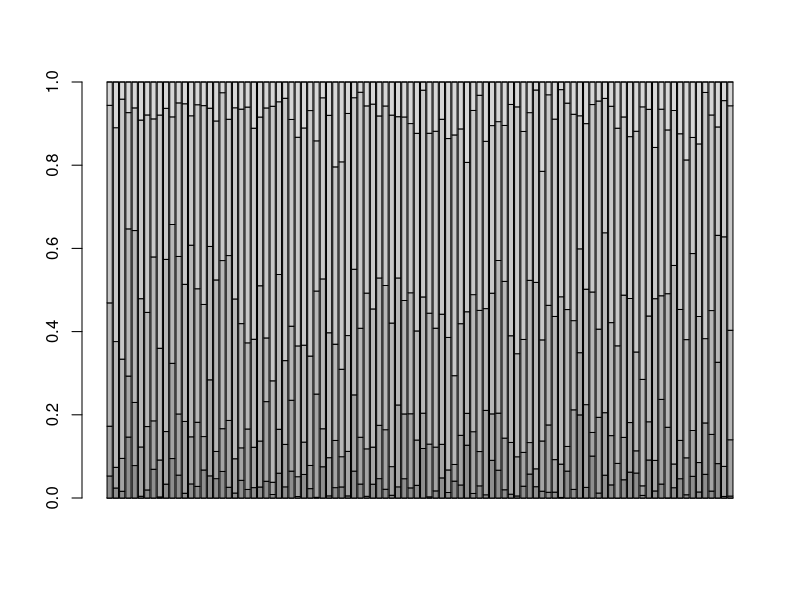
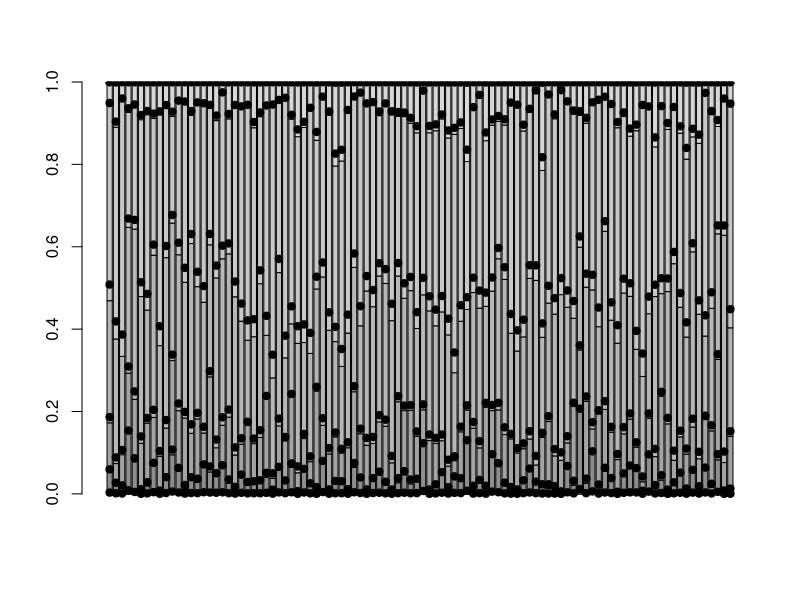

Write R code to recreate these figures, in order. (Note: this script raises an error after producing the figures.)
#=================================================================================
#  MSE Simulation Routine 
#=================================================================================
library(lmtest)
library(datasets)
library(MCMCpack)

#-----------------------------------------------------------------------
#  Initialize 
#-----------------------------------------------------------------------
#-----------------------------------------------------------------------  
# Define Freshwater 
# Enter Age 
    lnalpha <- 1.57631941937882
    beta <- 0.0000525881430189723
    sigma <- 0.331541836872867
    f0 <- c(0,0,0,0,0,0)
    f1 <- c(0,0.032606373,0.119694807,0.310275861,0.450716033,0.086706925)
    f2 <- c(0,0,0,0,0,0)
    Rm <- 8000

  efw0 <- c(0,0.5)
  efw1 <- c(0.01,0.01)
  efw2 <- c(0.5,0)
  esw1 <- c(0.05,0.08)
  esw2 <- c(0.05,0.05)
  esw3 <- c(0.04,0.03)
  esw4 <- c(0.08,0.02)
  esw5 <- c(0.16,0)
  efw <- rbind(efw0,efw1,efw2)
  esw <- rbind(esw1,esw2,esw3,esw4,esw5)  
# Set returen age  
p.i <- c(f0,f1,f2) 
  
# Set Drishelet   
  D <- 40
  phi <- 0.6
# first age 
  fage <- 1  
# number of age groups  
  nages <- 8
# last age 
  lage <- 8
  years <- 60
  burnin <-20
  train <- 20
# Total Simulation Years 
  nyrs <- burnin+train+years
  ar1 <- function(n,cv,alpha){
    ar1 <- numeric(n)
    ar1[1] <- 0
    for(i in 2:n){
      ar1[i] <- alpha*ar1[i-1]+runif(1,-cv,cv)
    }
    ar1
  } 
  e.Rec <- ar1(nyrs,0.3,0.6)
  e.p <- rdirichlet(nyrs,alpha=p.i*D)

# output data  
  spred <- 0
  sobsH <- 0
  sobsE <- 0
  simpH <- 0
  
  e.pred <- exp(rnorm(nyrs,0,spred/100))
  e.obsH <- exp(rnorm(nyrs,0,sobsH/100))
  e.obsS <- exp(rnorm(nyrs,0,sobsE/100))
  e.imp <- exp(rnorm(nyrs,0,simpH/100))


#-----------------------------------------------------------------------
#  Import Error Data 
#-----------------------------------------------------------------------  
 

# Initial Run size   
  R0 <- Rm
# first age
  fage <- 1
# last age 
  lage <- 8
  years <-   years 
  burnin <- burnin
  train <- train
# Total Simulation Years 
  nyrs <- burnin+train+years
  EGY <- 6
#-----------------------------------------------------------------------
#  Import SR and management parameters    
#-----------------------------------------------------------------------  
  alpha <- exp(lnalpha)
  beta <- beta
  Umsy <- (0.5-0.07*lnalpha)*lnalpha
#-----------------------------------------------------------------------
#  Create Empty vector  
#-----------------------------------------------------------------------  
# Recruit
  R <- numeric(nyrs)
  R.obs.ea <- numeric(nyrs)
  R.obs.na <- numeric(nyrs)  
# Annual Run
  N <- numeric(nyrs)
# Annual Escapement
  S <- numeric(nyrs)
  S.obs <- numeric(nyrs)
# Annual Harvest 
  H <- numeric(nyrs)
  H.obs <- numeric(nyrs)
# Annuual Run by age 
  N.ta <- matrix(0,ncol=length(p.i), nrow=nyrs+lage+2)
  N.ta.obs.ea <- matrix(0,ncol=length(p.i), nrow=nyrs+lage+2)
  N.ta.obs.na <- matrix(0,ncol=length(p.i), nrow=nyrs+lage+2)
  # Annual Escapement goals  
  Egoals <- matrix(0,ncol=2, nrow = nyrs+1)
# Annual SR parameters   
  SR.sim <- matrix(0,ncol=4, nrow = nyrs)
#---------------------------------------------------------------------------
#   Start simulation 
#---------------------------------------------------------------------------
for (y in 1:nyrs){
# First generaion is constant   
 if(y<=lage) {
   N.ta[y,] <- R0*exp(e.Rec[y])*e.p[y,]
  }  
# Anunual Run is sum of all ages
N[y] <- sum(N.ta[y,])
# Predicted Run
N.pred <- N[y]*e.pred[y]
# Determine target harvest criteria	
EG.l <- mean(Egoals[y,])
if(y<=(burnin+train)){
# Before management: Harvest is at Umsy 
    H.target <- N.pred*Umsy
  } else {
# Management based on Escapement goal 
    H.target <- ifelse(N.pred < EG.l,0,min(0.9,(N.pred-EG.l)*0.5))
  }
# Actual Harvest
  H[y] <- min(H.target*e.imp[y],0.99*N[y])
# Actual Escapement 
  S[y] <- N[y] - H[y]
# Calculate Future Recruits based on SR 
  R[y] <- alpha*S[y]*exp(-beta*S[y]+e.Rec[y])
# Fill Future Return by age
  for (fw in 1:3) {
    for(sw in 1:6) {
		N.ta[y+fw+sw-1,6*(fw-1)+sw] <- R[y]*e.p[y,6*(fw-1)+sw]
		}
	}

# Apply Freshwater Age readiing error 
  foo.a <- cbind(N.ta[y,1:6],N.ta[y,7:12],N.ta[y,13:18]) 
  foo.fa <- matrix(0,nrow=6,ncol=3)
  foo.fa[,1] <-  foo.a[,1]*(1-sum(efw[1,]))+foo.a[,2]*efw[2,1]
  foo.fa[,2] <-  foo.a[,2]*(1-sum(efw[2,]))+foo.a[,1]*efw[1,2]+foo.a[,3]*efw[3,1]
  foo.fa[,3] <-  foo.a[,3]*(1-sum(efw[3,]))+foo.a[,2]*efw[2,2]
# Apply Saltwater Age readiing error   
  foo.sa <- matrix(0,nrow=6,ncol=3)
  foo.sa[1,]  <- foo.fa[1,]+foo.fa[2,]*esw[1,1]
  foo.sa[2,]  <- foo.fa[2,]*(1-sum(esw[1,]))+foo.fa[3,]*esw[2,1]+foo.fa[2,]*esw[1,2]
  foo.sa[3,]  <- foo.fa[3,]*(1-sum(esw[2,]))+foo.fa[4,]*esw[3,1]+foo.fa[3,]*esw[2,2]  
  foo.sa[4,]  <- foo.fa[4,]*(1-sum(esw[3,]))+foo.fa[5,]*esw[4,1]+foo.fa[4,]*esw[3,2]   
  foo.sa[5,]  <- foo.fa[5,]*(1-sum(esw[4,]))+foo.fa[6,]*esw[5,1]+foo.fa[5,]*esw[4,2]  
  foo.sa[6,]  <- foo.fa[6,]*(1-sum(esw[5,]))+foo.fa[5,]*esw[5,2]  
  
  N.ta.obs.ea[y,] <- c(foo.sa[,1],foo.sa[,2],foo.sa[,3])
 
# Observed Escapement 
  S.obs[y] <- S[y]*e.obsS[y]
#Observed Harvest
  H.obs[y] <- H[y]*e.obsH[y]
#Observed Run by age (Assume age comp est is accurate)
  N.ta.obs.ea[y,] <- N.ta.obs.ea[y,]*sum(S.obs[y],H.obs[y])/N[y]
  N.ta.obs.na[y,] <- N.ta[y,]*sum(S.obs[y],H.obs[y])/N[y]
  
# Create Recruitment data based on observed harvest and escapement
  R.foo.ea <- sum(
  N.ta.obs.ea[y-lage+1,1],
  N.ta.obs.ea[y-lage+2,c(2,7)],
  N.ta.obs.ea[y-lage+3,c(3,8,13)],
  N.ta.obs.ea[y-lage+4,c(4,9,14)],
  N.ta.obs.ea[y-lage+5,c(5,10,15)],
  N.ta.obs.ea[y-lage+6,c(6,11,16)],
  N.ta.obs.ea[y-lage+7,c(12,17)],
  N.ta.obs.ea[y-lage+8,18])
  R.foo.na <- sum(
  N.ta.obs.na[y-lage+1,1],
  N.ta.obs.na[y-lage+2,c(2,7)],
  N.ta.obs.na[y-lage+3,c(3,8,13)],
  N.ta.obs.na[y-lage+4,c(4,9,14)],
  N.ta.obs.na[y-lage+5,c(5,10,15)],
  N.ta.obs.na[y-lage+6,c(6,11,16)],
  N.ta.obs.na[y-lage+7,c(12,17)],
  N.ta.obs.na[y-lage+8,18])  
if(y>lage) R.obs.ea[y-lage] <- R.foo.ea
if(y>lage) R.obs.na[y-lage] <- R.foo.na
    
#-------------------------------------------------------------------------------
#   Active harvest management:  Set Escapment Goal 
#-------------------------------------------------------------------------------
  if(y>=(burnin+train)) {
# Start esimating SR model parameters
# Assume data have been collected since train    
    R.est <- R.obs.ea[(burnin+1):(y-lage)]
    S.est <- S.obs[(burnin+1):(y-lage)]	
# Calcultate SR parameters   
    lnRPS <- log(R.est/S.est)
    srfit <- lm(lnRPS~S.est)
    lnalpha.est <- coef(srfit)[1]
    beta.est <- -coef(srfit)[2]
    Smsy.est <- lnalpha.est*(0.5-0.07*lnalpha.est)/beta.est
    Smax.est <- 1/beta.est	
    SR.sim[y,] <- c(lnalpha.est,beta.est,Smsy.est,Smax.est)
    EG.m <- Smsy.est
    EG.l <- round(0.8*EG.m,-floor(log10(EG.m))+1)
    EG.u <- round(1.6*EG.m,-floor(log10(EG.m))+1)
# Board of fish: change escapement goal every bord cycle
    if((y-burnin-train)%%EGY==0){Egoals[y+1,] <- c(EG.l,EG.u)}
    else {Egoals[y+1,] <- Egoals[y,]}	
    }# End of EG management 
 } # End simulation 
 simdata <- data.frame(S,R,R.obs.na,R.obs.ea)
 simdata <- simdata[10:92,]
p.N.age.na <- cbind(N.ta.obs.na[1:nyrs,1],rowSums(N.ta.obs.na[1:nyrs,c(2,7)]),rowSums(N.ta.obs.na[1:nyrs,c(3,8,13)]),
   rowSums(N.ta.obs.na[1:nyrs,c(4,9,14)]), rowSums(N.ta.obs.na[1:nyrs,c(5,10,15)]),rowSums(N.ta.obs.na[1:nyrs,c(6,11,16)]),
   rowSums(N.ta.obs.na[1:nyrs,c(12,17)]),N.ta.obs.na[1:nyrs,18])/N
p.N.age.ea <- cbind(N.ta.obs.ea[1:nyrs,1],rowSums(N.ta.obs.ea[1:nyrs,c(2,7)]),rowSums(N.ta.obs.ea[1:nyrs,c(3,8,13)]),
   rowSums(N.ta.obs.ea[1:nyrs,c(4,9,14)]), rowSums(N.ta.obs.ea[1:nyrs,c(5,10,15)]),rowSums(N.ta.obs.ea[1:nyrs,c(6,11,16)]),
   rowSums(N.ta.obs.ea[1:nyrs,c(12,17)]),N.ta.obs.ea[1:nyrs,18])/N
p.N.age.na <- data.frame(p.N.age.na)
names(p.N.age.na) <- c('Age.1','Age.2','Age.3','Age.4','Age.5','Age.6','Age.7','Age.8')
p.N.age.ea <- data.frame(p.N.age.ea)
names(p.N.age.ea) <- c('Age.1','Age.2','Age.3','Age.4','Age.5','Age.6','Age.7','Age.8')

barplot(t(p.N.age.na),ylim=c(0,1))

df.bar <- barplot(t(p.N.age.na))
#points(df.bar,p.N.age.ea$Age.1pch=19)
points(df.bar,rowSums(p.N.age.ea[,1:2]),pch=19)
points(df.bar,rowSums(p.N.age.ea[,1:3]),pch=19)
points(df.bar,rowSums(p.N.age.ea[,1:4]),pch=19)
points(df.bar,rowSums(p.N.age.ea[,1:5]),pch=19)
points(df.bar,rowSums(p.N.age.ea[,1:6]),pch=19)
points(df.bar,rowSums(p.N.age.ea[,1:7]),pch=19)
points(df.bar,rowSums(p.N.age.ea[,1:8]),pch=19)

############################################################################
for(i in 1:length(yr)){
dat1 <- age.comp[which(age.comp$Year==yr[i]),]
barplot(as.matrix(dat1[3:6]),main=yr[i],ylim=c(0,1),col=rainbow(4),names.arg=c('TF','FW','AS','LS'))
# use rainbow(4) for color 
}

 
plot(c(1:nyrs),p.N.age.ea$Age.6,pch=19,ylim=c(0,1))
lines(c(1:nyrs),p.N.age.na$Age.6)
lines(c(1:nyrs),p.N.age.na$Age.5)
points(c(1:nyrs),p.N.age.ea$Age.5,pch=19)
 
 
 
# Without aging error 
SR.na <- lm(log(R.obs.na/S)~S,data=simdata)
SR.ae <- lm(log(R.obs.ea/S)~S,data=simdata)
SR.t <- lm(log(R/S)~S,data=simdata)
ln.alpha <- c(coef(SR.ae)[1],coef(SR.na)[1],coef(SR.t)[1])
beta <- -c(coef(SR.ae)[2],coef(SR.na)[2],coef(SR.t)[2])
Seq <- ln.alpha/beta
Smsy <- Seq*(0.5-0.07*ln.alpha)
out <- data.frame(ln.alpha,beta,Seq,Smsy)
pars <- out
 maxs <- max(1.2*pars$Seq)
  s <- seq(0,maxs,length.out =101)
  pred.ae <- predict(SR.ae, newdata=data.frame(S=s))
  pred.na <- predict(SR.na, newdata=data.frame(S=s))
  pred.t <- predict(SR.t, newdata=data.frame(S=s))
  pred.Rae <- exp(pred.ae)*s
  pred.Rna <- exp(pred.na)*s
  pred.Rt <- exp(pred.t)*s  
  out2 <- data.frame(s,pred.Rae,pred.Rna,pred.Rt)  
